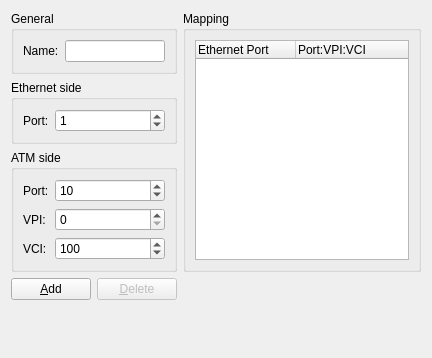
<?xml version="1.0" encoding="UTF-8"?>
<ui version="4.0">
 <class>atmBridgeConfigPageWidget</class>
 <widget class="QWidget" name="atmBridgeConfigPageWidget">
  <property name="geometry">
   <rect>
    <x>0</x>
    <y>0</y>
    <width>432</width>
    <height>358</height>
   </rect>
  </property>
  <property name="windowTitle">
   <string>ATM Bridge</string>
  </property>
  <layout class="QGridLayout" name="gridLayout_2">
   <item row="0" column="2" rowspan="3">
    <widget class="QGroupBox" name="uiMappingGroupBox">
     <property name="title">
      <string>Mapping</string>
     </property>
     <layout class="QVBoxLayout">
      <item>
       <widget class="QTreeWidget" name="uiMappingTreeWidget">
        <property name="sizePolicy">
         <sizepolicy hsizetype="Expanding" vsizetype="Expanding">
          <horstretch>0</horstretch>
          <verstretch>0</verstretch>
         </sizepolicy>
        </property>
        <property name="rootIsDecorated">
         <bool>false</bool>
        </property>
        <column>
         <property name="text">
          <string>Ethernet Port</string>
         </property>
        </column>
        <column>
         <property name="text">
          <string>Port:VPI:VCI</string>
         </property>
        </column>
       </widget>
      </item>
     </layout>
    </widget>
   </item>
   <item row="1" column="0" colspan="2">
    <widget class="QGroupBox" name="uiEthernetGroupBox">
     <property name="sizePolicy">
      <sizepolicy hsizetype="Expanding" vsizetype="Preferred">
       <horstretch>0</horstretch>
       <verstretch>0</verstretch>
      </sizepolicy>
     </property>
     <property name="title">
      <string>Ethernet side</string>
     </property>
     <layout class="QGridLayout">
      <item row="0" column="0">
       <widget class="QLabel" name="uiEthernetPortLabel">
        <property name="text">
         <string>Port:</string>
        </property>
       </widget>
      </item>
      <item row="0" column="1">
       <widget class="QSpinBox" name="uiEthernetPortSpinBox">
        <property name="sizePolicy">
         <sizepolicy hsizetype="Expanding" vsizetype="Fixed">
          <horstretch>0</horstretch>
          <verstretch>0</verstretch>
         </sizepolicy>
        </property>
        <property name="minimum">
         <number>0</number>
        </property>
        <property name="maximum">
         <number>65535</number>
        </property>
        <property name="value">
         <number>1</number>
        </property>
       </widget>
      </item>
     </layout>
    </widget>
   </item>
   <item row="2" column="0" colspan="2">
    <widget class="QGroupBox" name="uiATMGroupBox">
     <property name="sizePolicy">
      <sizepolicy hsizetype="Expanding" vsizetype="Preferred">
       <horstretch>0</horstretch>
       <verstretch>0</verstretch>
      </sizepolicy>
     </property>
     <property name="title">
      <string>ATM side</string>
     </property>
     <layout class="QGridLayout">
      <item row="0" column="0">
       <widget class="QLabel" name="uiATMPortLabel">
        <property name="text">
         <string>Port:</string>
        </property>
       </widget>
      </item>
      <item row="0" column="1">
       <widget class="QSpinBox" name="uiATMPortSpinBox">
        <property name="sizePolicy">
         <sizepolicy hsizetype="Expanding" vsizetype="Fixed">
          <horstretch>0</horstretch>
          <verstretch>0</verstretch>
         </sizepolicy>
        </property>
        <property name="minimum">
         <number>0</number>
        </property>
        <property name="maximum">
         <number>65535</number>
        </property>
        <property name="value">
         <number>10</number>
        </property>
       </widget>
      </item>
      <item row="1" column="0">
       <widget class="QLabel" name="uiATMVPILabel">
        <property name="text">
         <string>VPI:</string>
        </property>
       </widget>
      </item>
      <item row="1" column="1">
       <widget class="QSpinBox" name="uiATMVPISpinBox">
        <property name="enabled">
         <bool>true</bool>
        </property>
        <property name="sizePolicy">
         <sizepolicy hsizetype="Expanding" vsizetype="Fixed">
          <horstretch>0</horstretch>
          <verstretch>0</verstretch>
         </sizepolicy>
        </property>
        <property name="minimum">
         <number>0</number>
        </property>
        <property name="maximum">
         <number>65535</number>
        </property>
        <property name="singleStep">
         <number>1</number>
        </property>
        <property name="value">
         <number>0</number>
        </property>
       </widget>
      </item>
      <item row="2" column="0">
       <widget class="QLabel" name="uiATMVCILabel">
        <property name="text">
         <string>VCI:</string>
        </property>
       </widget>
      </item>
      <item row="2" column="1">
       <widget class="QSpinBox" name="uiATMVCISpinBox">
        <property name="sizePolicy">
         <sizepolicy hsizetype="Expanding" vsizetype="Fixed">
          <horstretch>0</horstretch>
          <verstretch>0</verstretch>
         </sizepolicy>
        </property>
        <property name="maximum">
         <number>65535</number>
        </property>
        <property name="value">
         <number>100</number>
        </property>
       </widget>
      </item>
     </layout>
    </widget>
   </item>
   <item row="3" column="0">
    <widget class="QPushButton" name="uiAddPushButton">
     <property name="text">
      <string>&amp;Add</string>
     </property>
    </widget>
   </item>
   <item row="3" column="1">
    <widget class="QPushButton" name="uiDeletePushButton">
     <property name="enabled">
      <bool>false</bool>
     </property>
     <property name="text">
      <string>&amp;Delete</string>
     </property>
    </widget>
   </item>
   <item row="4" column="0" colspan="3">
    <spacer>
     <property name="orientation">
      <enum>Qt::Vertical</enum>
     </property>
     <property name="sizeHint" stdset="0">
      <size>
       <width>371</width>
       <height>121</height>
      </size>
     </property>
    </spacer>
   </item>
   <item row="0" column="0" colspan="2">
    <widget class="QGroupBox" name="uiGeneralGroupBox">
     <property name="title">
      <string>General</string>
     </property>
     <layout class="QGridLayout" name="gridLayout">
      <item row="0" column="0">
       <widget class="QLabel" name="uiNameLabel">
        <property name="text">
         <string>Name:</string>
        </property>
       </widget>
      </item>
      <item row="0" column="1">
       <widget class="QLineEdit" name="uiNameLineEdit"/>
      </item>
     </layout>
    </widget>
   </item>
  </layout>
 </widget>
 <tabstops>
  <tabstop>uiEthernetPortSpinBox</tabstop>
  <tabstop>uiATMPortSpinBox</tabstop>
  <tabstop>uiATMVPISpinBox</tabstop>
  <tabstop>uiATMVCISpinBox</tabstop>
  <tabstop>uiAddPushButton</tabstop>
  <tabstop>uiDeletePushButton</tabstop>
 </tabstops>
 <resources/>
 <connections/>
</ui>
